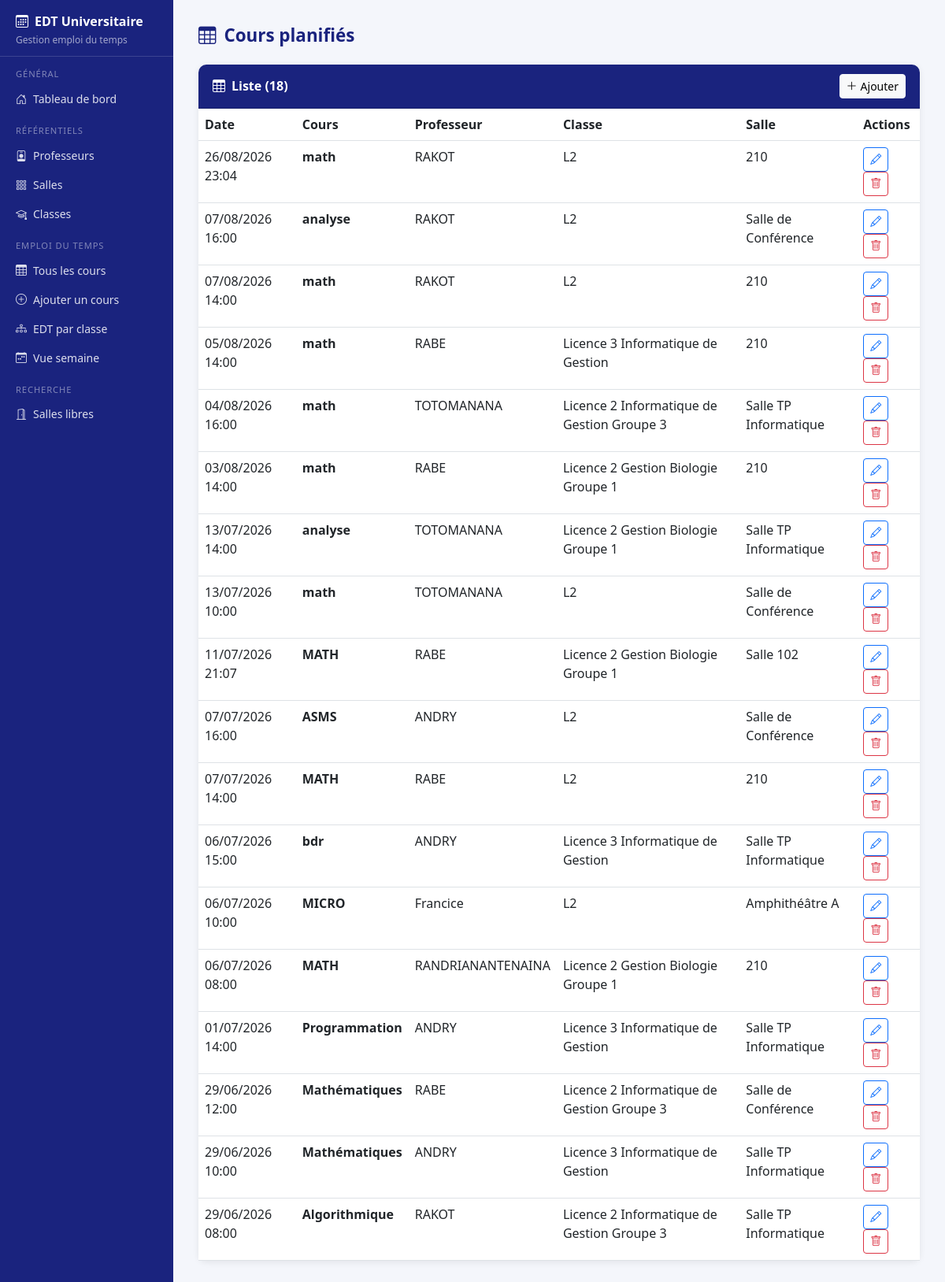
The page /index.php?action=edt on the database its author committed.
### tables this page shows
CREATE TABLE `edt` (
  `idedt` int(11) NOT NULL,
  `idsalle` int(11) NOT NULL,
  `idprof` varchar(20) NOT NULL,
  `idclasse` varchar(20) NOT NULL,
  `cours` varchar(100) NOT NULL,
  `Date` datetime NOT NULL
);

CREATE TABLE `professeur` (
  `idprof` varchar(20) NOT NULL,
  `Nom` varchar(100) NOT NULL,
  `Prenoms` varchar(100) NOT NULL,
  `Grade` varchar(100) NOT NULL,
  `email` varchar(100) DEFAULT NULL
);

CREATE TABLE `classe` (
  `idclasse` varchar(20) NOT NULL,
  `niveau` varchar(50) NOT NULL
);

CREATE TABLE `salle` (
  `idsalle` int(11) NOT NULL,
  `design` varchar(100) NOT NULL,
  `occupation` enum('Libre','Occupée') DEFAULT 'Libre'
);

### controller/EdtController.php (called while the page is built, shortened)
<?php
require_once __DIR__ . '/../Model/EdtModel.php';
class EdtController
{
    private EdtModel $EdtModel;
    public function __construct()
    {
        $this->EdtModel = new EdtModel();
    }
    public function list(): void
    {
        $cours = $this->EdtModel->readAll();
        require_once __DIR__ . '/../views/edt/list.php';
    }
}

### ConnexionBd.php (called while the page is built)
<?php
class Database
{
    private static ?PDO $instance = null;
    public static function getConnection(): PDO
    {
        if (self::$instance === null) {
            $host = getenv('DB_HOST') ?: 'localhost';
            $port = getenv('DB_PORT') ?: '3306';
            $dbname = getenv('DB_NAME') ?: 'gestion_d_emploi_du_temps';
            $user = getenv('DB_USER') ?: 'root';
            $pass = getenv('DB_PASSWORD') ?: '';
            $dsn = "mysql:host={$host};port={$port};dbname={$dbname};charset=utf8mb4";
            self::$instance = new PDO($dsn, $user, $pass, [
                PDO::ATTR_ERRMODE => PDO::ERRMODE_EXCEPTION,
                PDO::ATTR_DEFAULT_FETCH_MODE => PDO::FETCH_ASSOC,
                PDO::ATTR_EMULATE_PREPARES => false
            ]);
        }
        return self::$instance;
    }
}

### model/EdtModel.php (called while the page is built, shortened)
<?php
require_once "connexionBd.php";
class EdtModel {
    private PDO $pdo;
    public function __construct() {
        $this->pdo = Database::getConnection();
    }
    public function readAll(): array {
        $sql = "SELECT e.idedt AS id, e.Date AS date, e.*,
                       s.design AS salle_nom, p.Nom AS prof_nom, c.niveau AS classe_nom
                FROM edt e
                JOIN salle s ON s.idsalle = e.idsalle
                JOIN professeur p ON p.idprof = e.idprof
                JOIN classe c ON c.idclasse = e.idclasse
                ORDER BY e.Date DESC";
        $stmt = $this->pdo->query($sql);
        return $stmt->fetchAll(PDO::FETCH_ASSOC);
    }
}

### views/edt/list.php (the view, shortened to what this page needs)
<?php $pageTitle = "Tous les cours"; require __DIR__ . '/../layout_header.php'; ?>
<div class="page-title"><i class="bi bi-table"></i>Cours planifiés</div>
<div class="card">
  <div class="card-header d-flex justify-content-between align-items-center">
    <span><i class="bi bi-table me-2"></i>Liste (<?= count($cours) ?>)</span>
    <a href="index.php?action=edt_new" class="btn btn-light btn-sm"><i class="bi bi-plus-lg me-1"></i>Ajouter</a>
  </div>
  <div class="card-body p-0">
    <table class="table table-hover mb-0">
      <thead>
        <tr><th>Date</th><th>Cours</th><th>Professeur</th><th>Classe</th><th>Salle</th><th>Actions</th></tr>
      </thead>
      <tbody>
      <?php if (empty($cours)): ?>
        <tr><td colspan="6" class="text-center text-muted py-4">Aucun cours planifié.</td></tr>
      <?php else: foreach ($cours as $c): ?>
        <tr>
          <td><?= htmlspecialchars(date('d/m/Y H:i', strtotime($c['Date']))) ?></td>
          <td><strong><?= htmlspecialchars($c['cours']) ?></strong></td>
          <td><?= htmlspecialchars($c['prof_nom']) ?></td>
          <td><?= htmlspecialchars($c['classe_nom']) ?></td>
          <td><?= htmlspecialchars($c['salle_nom']) ?></td>
          <td>
            <a href="index.php?action=edt_edit&id=<?= $c['idedt'] ?>" class="btn btn-sm btn-outline-primary"><i class="bi bi-pencil"></i></a>
            <a href="index.php?action=edt_del&id=<?= $c['idedt'] ?>" class="btn btn-sm btn-outline-danger"
               onclick="return confirm('Supprimer ce cours ?')"><i class="bi bi-trash"></i></a>
          </td>
        </tr>
      <?php endforeach; endif; ?>
      </tbody>
    </table>
  </div>
</div>
<?php require __DIR__ . '/../layout_footer.php'; ?>

### views/layout_header.php (style rules this page uses)
body { display: flex; min-height: 100vh; background: #f4f6fb; }
.page-title { font-size: 1.4rem; font-weight: 700; color: #1a237e; margin-bottom: 20px; display: flex; align-items: center; gap: 10px; }
.card { border: none; border-radius: 10px; box-shadow: 0 2px 8px rgba(0,0,0,.08); }
.card-header { background: #1a237e; color: #fff; font-weight: 600; border-radius: 10px 10px 0 0 !important; padding: 12px 18px; }

### rows shown on the page
edt: Date "26/08/2026 23:04", cours "math", idprof.Nom "RAKOT", idclasse.niveau "L2", idsalle.design "210"
edt: Date "07/08/2026 16:00", cours "analyse", idprof.Nom "RAKOT", idclasse.niveau "L2", idsalle.design "Salle de Conférence"
edt: Date "07/08/2026 14:00", cours "math", idprof.Nom "RAKOT", idclasse.niveau "L2", idsalle.design "210"
edt: Date "05/08/2026 14:00", cours "math", idprof.Nom "RABE", idclasse.niveau "Licence 3 Informatique de Gestion", idsalle.design "210"
edt: Date "04/08/2026 16:00", cours "math", idprof.Nom "TOTOMANANA", idclasse.niveau "Licence 2 Informatique de Gestion Groupe 3", idsalle.design "Salle TP Informatique"
edt: Date "03/08/2026 14:00", cours "math", idprof.Nom "RABE", idclasse.niveau "Licence 2 Gestion Biologie Groupe 1", idsalle.design "210"
edt: Date "13/07/2026 14:00", cours "analyse", idprof.Nom "TOTOMANANA", idclasse.niveau "Licence 2 Gestion Biologie Groupe 1", idsalle.design "Salle TP Informatique"
edt: Date "13/07/2026 10:00", cours "math", idprof.Nom "TOTOMANANA", idclasse.niveau "L2", idsalle.design "Salle de Conférence"
edt: Date "11/07/2026 21:07", cours "MATH", idprof.Nom "RABE", idclasse.niveau "Licence 2 Gestion Biologie Groupe 1", idsalle.design "Salle 102"
edt: Date "07/07/2026 16:00", cours "ASMS", idprof.Nom "ANDRY", idclasse.niveau "L2", idsalle.design "Salle de Conférence"
edt: Date "07/07/2026 14:00", cours "MATH", idprof.Nom "RABE", idclasse.niveau "L2", idsalle.design "210"
edt: Date "06/07/2026 15:00", cours "bdr", idprof.Nom "ANDRY", idclasse.niveau "Licence 3 Informatique de Gestion", idsalle.design "Salle TP Informatique"
edt: Date "06/07/2026 10:00", cours "MICRO", idprof.Nom "Francice", idclasse.niveau "L2", idsalle.design "Amphithéâtre A"
edt: Date "06/07/2026 08:00", cours "MATH", idprof.Nom "RANDRIANANTENAINA", idclasse.niveau "Licence 2 Gestion Biologie Groupe 1", idsalle.design "210"
edt: Date "01/07/2026 14:00", cours "Programmation", idprof.Nom "ANDRY", idclasse.niveau "Licence 3 Informatique de Gestion", idsalle.design "Salle TP Informatique"
edt: Date "29/06/2026 12:00", cours "Mathématiques", idprof.Nom "RABE", idclasse.niveau "Licence 2 Informatique de Gestion Groupe 3", idsalle.design "Salle de Conférence"
edt: Date "29/06/2026 10:00", cours "Mathématiques", idprof.Nom "ANDRY", idclasse.niveau "Licence 3 Informatique de Gestion", idsalle.design "Salle TP Informatique"
edt: Date "29/06/2026 08:00", cours "Algorithmique", idprof.Nom "RAKOT", idclasse.niveau "Licence 2 Informatique de Gestion Groupe 3", idsalle.design "Salle TP Informatique"

### other values the page prints
count($cours) "18"
